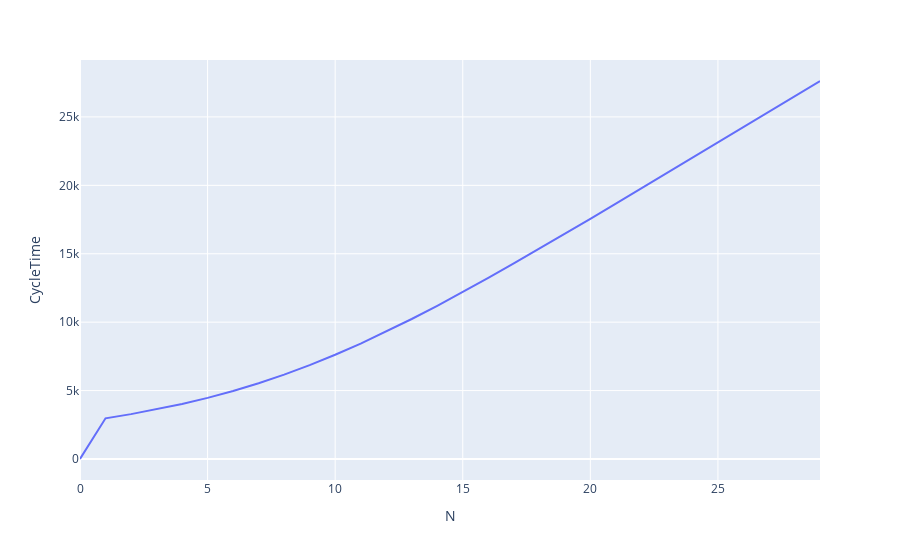

The notebook cell saved with this chart:
### Code cell
activeTimes = pd.DataFrame()
activeTimes["N"] = responseTimes["N"]
activeTimes["CycleTime"] = responseTimes["CPU"] + responseTimes["IO1"] + responseTimes["IO2"] + responseTimes["SWAP_IN"]
plt.line(activeTimes,x="N",y="CycleTime")

### Figure 1 — Plotly figure (JSON) as saved in the notebook; plotly's stock layout.template omitted (floating-point values rounded to 4 significant figures)
{"data": [{"hovertemplate": "N=%{x}<br>CycleTime=%{y}<extra></extra>", "legendgroup": "", "line": {"color": "#636efa", "dash": "solid"}, "marker": {"symbol": "circle"}, "mode": "lines", "name": "", "orientation": "v", "showlegend": false, "type": "scatter", "x": [0, 1, 2, 3, 4, 5, 6, 7, 8, 9, 10, 11, 12, 13, 14, 15, 16, 17, 18, 19, 20, 21, 22, 23, 24, 25, 26, 27, 28, 29], "xaxis": "x", "y": [0, 2975, 3278.0, 3625.0, 4019.0, 4467.0, 4972.0, 5538.0, 6168.0, 6862.0, 7619.0, 8436.0, 9309.0, 10230.0, 11200.0, 12200.0, 13230.0, 14290.0, 15370.0, 16450.0, 17550.0, 18660.0, 19770.0, 20890.0, 22010.0, 23130.0, 24250.0, 25380.0, 26500.0, 27630.0], "yaxis": "y"}], "layout": {"legend": {"tracegroupgap": 0}, "margin": {"t": 60}, "xaxis": {"anchor": "y", "domain": [0, 1], "title": {"text": "N"}}, "yaxis": {"anchor": "x", "domain": [0, 1], "title": {"text": "CycleTime"}}}}
